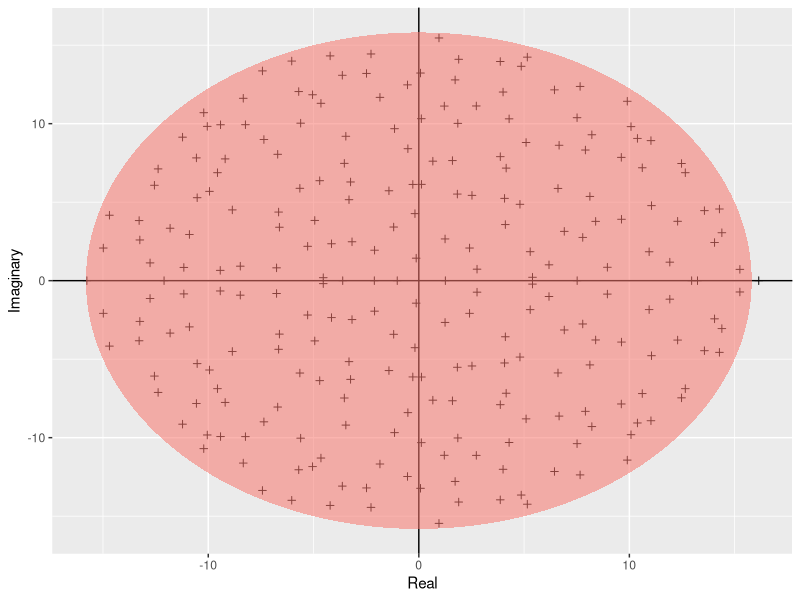
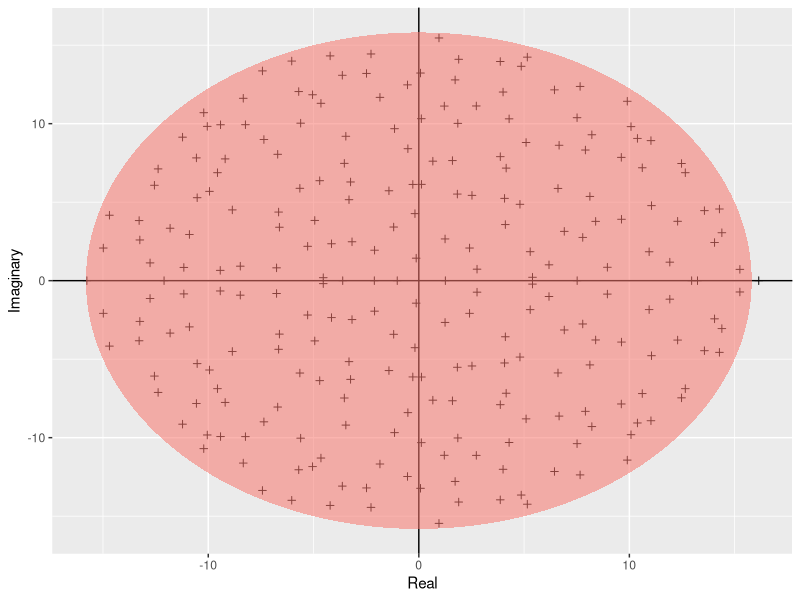

The R script that drew these images, in order:
#Author: Amy Feakes
#Script: girko.R
#Description: script to combine plotting girko's law simulation and saves the results 
#Date: Oct 2022

require(ggplot2)
#building a function to calculate the ellipse

build_ellipse <- function(hradius, vradius) { #function that returns an ellipse
  npoints=250
  a <- seq(0, 2 * pi, length = npoints + 1)
  x <- hradius * cos(a)
  y <- vradius * sin(a)
  return(data.frame(x=x, y=y))
  }

N <- 250 #assign the size of the matrix
M <- matrix(rnorm(N * N), N, N) #build the matrix
eigvals <- eigen(M)$values #find the eigenvalues
eigDF <- data.frame("Real" = Re(eigvals), "Imaginary" = Im(eigvals)) #Build a dataframe 
my_radius <- sqrt(N) #the radius of the circle is sqrt(N)
ellDF <- build_ellipse(my_radius, my_radius) #Data frame to plot the ellipse 
names(ellDF) <- c("Real", "Imaginary") #rename columns 

# plot the eigenvalues
p <- ggplot(eigDF, aes(x = Real, y = Imaginary))
p <- p +
  geom_point(shape = I(3)) +
  theme(legend.position = "none")
# now add the vertical and horizontal line
p <- p + geom_hline(aes(yintercept = 0))
p <- p + geom_vline(aes(xintercept = 0))
# finally, add the ellipse
p <- p + geom_polygon(data = ellDF, aes(x = Real, y = Imaginary, alpha = 1/20, fill = "red"))
p

#save as pdf 
pdf(paper = "a4r", width = 0, height = 0,"../results/Girko.pdf")
print(p)
dev.off()